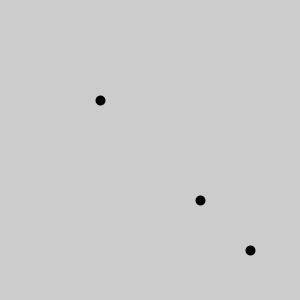
Frame 1 (no input)
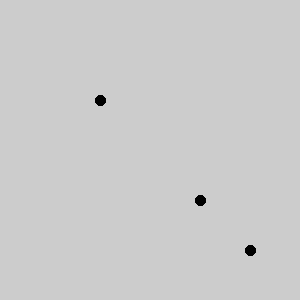
Frame 60 (the mouse pressed at the canvas centre just before this capture)
Frame 120 (the mouse held since frame 60 and released just before this capture): identical to frame 60, image omitted

The Processing sketch that drew these frames (run headless with seeded random() and noise(); from frame 60 on, the mouse is pressed at the canvas centre):

// Processing sketch: puntos
// ── puntos.pde
void setup(){
  size(300, 300);
}

void draw() {
  strokeWeight(10);
  point(100, 100);
  point(200, 200);
  point(250, 250);
}
